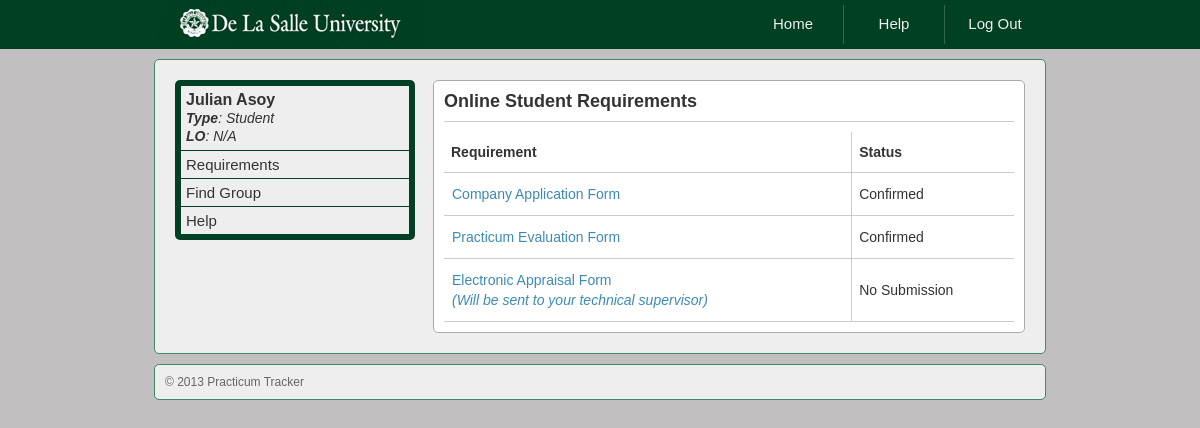
/index.php (signed in), run on an earlier commit of the app's database.
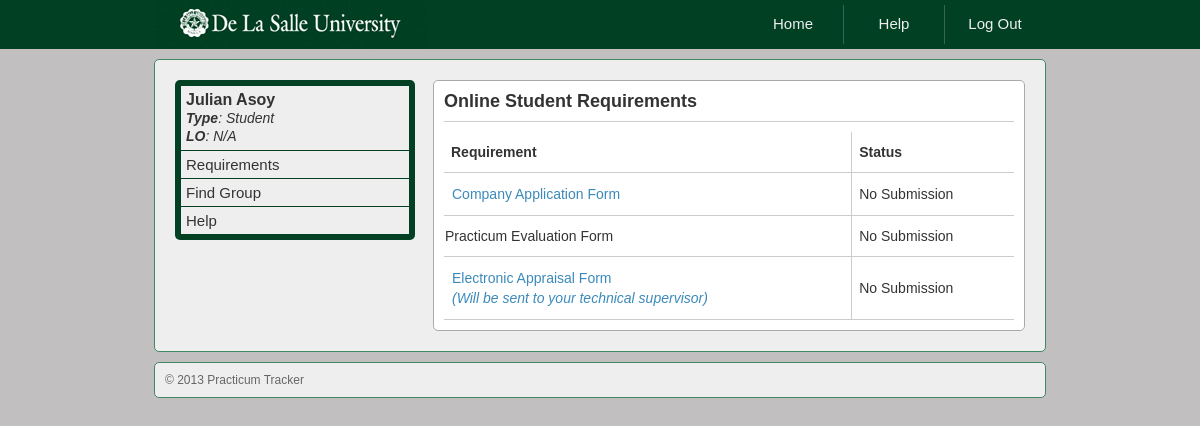
And on a later commit of the database.
### tables this page shows
CREATE TABLE `user` (
  `username` varchar(40) NOT NULL,
  `password` char(40) NOT NULL,
  `firstname` varchar(75) NOT NULL,
  `lastname` varchar(75) NOT NULL,
  `email` varchar(100) NOT NULL,
  `contactnum` varchar(40) NOT NULL,
  `address` text NOT NULL,
  `type` varchar(25) NOT NULL,
  PRIMARY KEY (`username`),
  UNIQUE KEY `email` (`email`,`contactnum`),
  KEY `fk_type_idx` (`type`),
  CONSTRAINT `fk_type` FOREIGN KEY (`type`) REFERENCES `usertype` (`type`) ON DELETE CASCADE ON UPDATE CASCADE
);

CREATE TABLE `practicum_application` (
  `application_id` char(40) NOT NULL,
  `student` varchar(40) NOT NULL,
  `application_date` datetime NOT NULL,
  `status` enum('confirmed','denied','pending') NOT NULL,
  `company_id` char(40) NOT NULL,
  PRIMARY KEY (`application_id`),
  KEY `fk_student2_idx` (`student`),
  KEY `fk_company_idx` (`company_id`),
  CONSTRAINT `fk_company` FOREIGN KEY (`company_id`) REFERENCES `company` (`company_id`) ON DELETE CASCADE ON UPDATE CASCADE,
  CONSTRAINT `fk_student2` FOREIGN KEY (`student`) REFERENCES `group_member` (`username`) ON DELETE CASCADE ON UPDATE CASCADE
);

### includes/classes_SessionMaster.inc.php (called while the page is built, shortened)
<?php
	class SessionMaster{
		public function isLoggedIn(){
			if(isset($_SESSION['logged'])){
				if($_SESSION['logged'] == true)
					return true;
				else return false;
			}
			else return false;
		}
	}
?>

### includes/classes_DatabaseMaster.inc.php (called while the page is built, shortened)
<?php
	class DatabaseMaster{
		private $databaseConnection;
		private function connectDatabase(){
			$this->databaseConnection = mysqli_connect('127.0.0.1', 'root', '', 'practicum');
			mysqli_set_charset($this->databaseConnection, 'utf8');
		}
		public function escapeString($string){
			$string = mysqli_real_escape_string($this->databaseConnection, trim($string));
			return $string;
		}
		public function querySelect($query){
			$result = mysqli_query($this->databaseConnection, $query);
			if($result){
				$resultData = array();
				$rowCount = mysqli_num_rows($result);
				if($rowCount >= 1){
					if($rowCount == 1)
						$resultData[] = mysqli_fetch_array($result, MYSQLI_ASSOC);
					else{
						while($rowData = mysqli_fetch_array($result, MYSQLI_ASSOC))
							$resultData[] = $rowData;
					}
					return $resultData;
				}
				else return $resultData;
			}
			else return false;
		}
		public function checkUserHasGroup($username, $userType){
			if($userType == 'student' || $userType == 'linkage officer')
				$query = "SELECT group_id FROM group_member INNER JOIN practicum_group USING(group_id) WHERE username = '$username' AND status = 'open'";
			else if($userType == 'practicum coordinator')
				$query = "SELECT group_id FROM practicum_group WHERE group_admin = '$username' AND status = 'open'";
			$resultData = $this->querySelect($query);
			if(count($resultData) && is_array($resultData))
				return true;
			else if(count($resultData) == 0 && is_array($resultData))
				return false;
			else return null;
		}
	}
?>

### includes/requirementspage_student.inc.php (the view)
<div id="pt-contentbox" class="rounded-small">
	<h1 id="pt-contentheader">Online Student Requirements</h1>
<?php
	$DBMaster = new DatabaseMaster();
	$pageMaster = new PageMaster();
	$userType = $_SESSION['type'];
	$username = $DBMaster->escapeString($_SESSION['username']);
	$userHasGroup = $DBMaster->checkUserHasGroup($username, $userType);
	if($userHasGroup && is_bool($userHasGroup)){
?>
	<table id="pt-requirements" cellspacing="0">
		<tr class="pt-reqheader"><td>Requirement</td><td>Status</td></tr>
		<tr>
			<td>
			<a href="project_submission.php">Company Application Form</a>
			</td>
			<td>
			<?php
				$query = "SELECT application_id, status FROM practicum_application WHERE student = '$username'";
				$queryResult = $DBMaster->querySelect($query);
				if(is_array($queryResult) && !count($queryResult))
					echo 'No Submission';
				else if(is_array($queryResult) && count($queryResult)){
					echo ucwords($queryResult[0]['status']);
				}
				else echo 'Error occurred';
			?>
			</td>
		</tr>
		<tr>
			<td>
				<?php
				     $query1 = "select status from group_member g inner join practicum_application p on g.username = p.student where g.username = '$username';";
				     $result =  $DBMaster->querySelect($query1);
				     if((is_array($result) && !count($result))||$result[0]['status']=='pending'||$result[0]['status']=='denied'){
                                        echo "Practicum Evaluation Form";
                                     }
                                     else{
                                       echo"<a href='studentevaluation.php'>Practicum Evaluation Form</a>";
                                     }
				?>
			</td>
			<td>
				<?php
					$query = "SELECT COALESCE(submitter, 'none') AS status FROM group_member INNER JOIN user USING(username) LEFT JOIN eval_essay ON submitter = username WHERE username = '{$_SESSION['username']}'";
					$queryResult = $DBMaster->querySelect($query);
					if(is_array($queryResult) && !count($queryResult))
						echo 'No Submission';
					else if(is_array($queryResult) && count($queryResult)){
						$status = $queryResult[0]['status'];
						if($status == 'none')
							echo 'No Submission';
						else echo 'Confirmed';
					}
					else echo 'Error occurred';
				?>
			</td>
		</tr>
		<tr>
			<td>
				<a href="javascript:void(0);">Electronic Appraisal Form <br/><i>(Will be sent to your technical supervisor)</i></a>
			</td>
			<td>
				<?php
					$query = "SELECT COALESCE(student, 'none') AS status FROM group_member INNER JOIN user USING(username) LEFT JOIN appraisal_rating_summary ON student = username WHERE username = '{$_SESSION['username']}'";
					$queryResult = $DBMaster->querySelect($query);
					if(is_array($queryResult) && !count($queryResult))
						echo 'No Submission';
					else if(is_array($queryResult) && count($queryResult)){
						$status = $queryResult[0]['status'];
						if($status == 'none')
							echo 'No Submission';
						else echo 'Confirmed';
					}
					else echo 'Error occurred';
				?>
			</td>
		</tr>
	</table>
<?php
	}
	else if(!$userHasGroup && is_bool($userHasGroup))
		$pageMaster->displayNoGroupMessages($userType);
	else $pageMaster->displayErrorMessage();
?>
</div>

### includes/header.inc.php (shortened to what this page needs)
<!DOCTYPE html>
<html lang="en">
<head>
<link rel="stylesheet" type="text/css" href="css/styles.css"/>
</head>
<body>

### includes/navigationbar.inc.php (shortened to what this page needs)
<div id="pt-menubar">
	<div class="menu-items">
		<a href="/"><img src="images/dlsu-banner.png" alt="De La Salle University"/></a>
		<div class="nav-menu">
			<?php
				if(isset($_SESSION['username'])){
					echo '<a href="/">Home</a>';
					echo '<a href="/help.php">Help</a>';
					echo '<a href="/session_logout.php">Log Out</a>';
				}
				else {
					echo '<a href="/">Log in</a>';
					echo '<a href="/register.php">Register</a>';
					echo '<a href="/help.php">Help</a>';
				}
			?>
		</div>
	</div>
</div>

### includes/classes_GUI.inc.php (shortened to what this page needs)
<?php
	class GUI{
		private $page;
		public function displayPage(){
			$this->page->displayContent();
		}
		public function setPage($newPage){
			$this->page = $newPage;
		}
		public function openHTMLPage(){
			include('/includes/header.inc.php');
		}
		public function displayNavigationBar(){
			include('/includes/navigationbar.inc.php');
		}
		public function openMainContainer(){
			echo '<div id="pt-maincontainer" class="rounded-small">';
		}
		public function closeMainContainer(){
			echo '<div class="clearfix"></div></div>';
		}
		public function displayMenu(){
			include('/includes/menu.inc.php');
		}
		public function displayFooter(){
			include('/includes/footer.inc.php');
		}
		public function closeHTMLPage(){
			echo '</body></html>';
		}
	}
?>

### index.php (shortened to what this page needs)
<?php
	include('includes/classes_GUI.inc.php');
	include('includes/classes_DatabaseMaster.inc.php');
	include('includes/classes_SessionMaster.inc.php');
	include('includes/classes_Pages.inc.php');
	$sessionMaster = new SessionMaster();
	$objGUI = new GUI("Welcome To Practicum");
	$objGUI->openHTMLPage();
	$objGUI->displayNavigationBar();
	$objGUI->openMainContainer();
	if($sessionMaster->isLoggedIn()){
		$objGUI->displayMenu();
		$objCurrentPage = new RequirementsPage();
	}
	else {
		$objCurrentPage = new LoginPage();
	}
	$objGUI->setPage($objCurrentPage);
	$objGUI->displayPage();
	$objGUI->closeMainContainer();
	$objGUI->displayFooter();
	$objGUI->closeHTMLPage();
?>

### includes/menu.inc.php (shortened to what this page needs)
<div id="pt-navigationmenu" class="rounded-small">
<div class="greetings">
	<?php
		if(isset($_SESSION['logged']) && $_SESSION['logged'] == true){
			$DBMaster = new DatabaseMaster();
			$username = $DBMaster->escapeString($_SESSION['username']);
			$query="SELECT CONCAT(a.firstname, ' ', a.lastname) AS fullname,
			COALESCE(CONCAT(d.firstname, ' ', d.lastname), 'N/A') as LO,
			a.type AS type FROM user as a
			LEFT JOIN practicum_application as b ON b.student = a.username
			LEFT JOIN linkageofficer_company as c ON c.company_id = b.company_id
			LEFT JOIN user as d ON c.username = d.username
			WHERE a.username='$username'";
			$queryResult = $DBMaster->querySelect($query);
			echo '<b>'.$queryResult[0]['fullname'].'</b>';
			echo '<br/>';
			echo '<span class="usertype"><b>Type</b>: '.ucwords($queryResult[0]['type']).'</span>';
			if($_SESSION['type'] == 'student'){
				echo '<br/>';
				echo '<span class="usertype" title="Linkage Officer"><b>LO</b>: '.ucwords($queryResult[0]['LO']).'</span>';
			}
		}
		else{
			echo '<b><i>Hello there, guest!</i></b>';
		}
	?>
</div>
<ul>
<?php
	if(!isset($_SESSION['logged']) || $_SESSION['logged'] == false){
		echo '<li><a href="/">Log In</a></li>';
		echo '<li><a href="/register.php">Register</a></li>';
	}
	else if($_SESSION['type']=='student'){
		echo '<li><a href="requirements.php">Requirements</a></li>';
		echo '<li><a href="searchgroup.php">Find Group</a></li>';
	}
?>
<li><a href="/help.php">Help</a>
</ul>
</div>

### includes/classes_Pages.inc.php (shortened to what this page needs)
<?php
	class RequirementsPage extends Page{
		private $userType;
		function __construct(){
			$this->userType = $_SESSION['type'];
		}
		public function displayContent(){
			if($this->userType == 'student')
				include('/includes/requirementspage_student.inc.php');
			else include('/includes/requirementspage_faculty.inc.php');
		}
	}
?>

### includes/footer.inc.php
<div id="pt-footer" class="rounded-small">
	© 2013 Practicum Tracker
</div>

### css/styles.css (style rules this page uses)
body, input, button, textarea { color:#333; font-family:Arial, Helvetica, sans-serif; }
body, div, ul, li, p, span { cursor:default; }
body { overflow-y:scroll; margin:0; background-color:#C1BFBF; }
a { text-decoration:none; color:inherit; }
h1, h2, h3, h4, h5 { padding:0; margin:0; }
#pt-menubar { font-size:15px; color:#eee; width:100%; background-color:#014023; }
#pt-menubar div.menu-items { margin:0 auto 0 auto; width:890px; }
#pt-menubar div.nav-menu { float:right; text-align:center; padding:5px 0; height:39px; }
#pt-menubar div.nav-menu a { height:19px; display:block; float:left; padding:10px 0; width:100px; }
#pt-menubar div.nav-menu a:nth-child(2) { border-right:1px solid rgba(255,255,255,0.2); border-left:1px solid rgba(255,255,255,0.2); }
#pt-menubar img { float:left; }
#pt-maincontainer { position:relative; top:10px; margin:0 auto; min-height:100px; width:850px; padding:20px; background-color:#eee; border:1px solid #418965; }
#pt-contentbox { line-height:20px; font-size:14px; width:570px; float:right; min-height:100px; padding:10px; background-color:#fff; border:1px solid #aaa; }
#pt-contentheader { padding-bottom:10px; border-bottom:1px solid #ccc; font-size:18px; margin-bottom:10px; }
#pt-contentbox a { color:#3B8ABB; }
#pt-requirements { width:100%; }
#pt-requirements td:nth-child(2), .pt-reqheader td { padding:10px 7px; }
#pt-requirements td a { display:block; padding:10px 7px; position:relative; }
.pt-reqheader { font-weight:bold; }
#pt-requirements td { border-bottom:1px solid #ccc; }
#pt-requirements td:first-child { border-right:1px solid #ccc; }
#pt-navigationmenu { padding:5px; float:left; min-height:100px; width:230px; background-color:#014023; }
#pt-navigationmenu div.greetings { font-size:16px; background-color:#eee; padding:5px; margin:1px; }
#pt-navigationmenu .usertype { font-style:italic; font-size:14px; }
#pt-navigationmenu ul { margin:0; padding:0; list-style-type:none; font-size:15px; }
#pt-navigationmenu ul li a { position:relative; background-color:#eee; margin:1px; display:block; padding:5px; }
#pt-footer { padding:10px; width:870px; margin:20px auto; background-color:#eee; border:1px solid #418965; font-size:12px; color:#666; }
.rounded-small { -webkit-border-radius:5px; -moz-border-radius:5px; -o-border-radius:5px; border-radius:5px; }

What changed in the data, as far as the page shows it:
removed practicum_application: status "Confirmed"
Also different on the page:
text no longer shown: "Confirmed"
text now shown: "No Submission No Submission"
